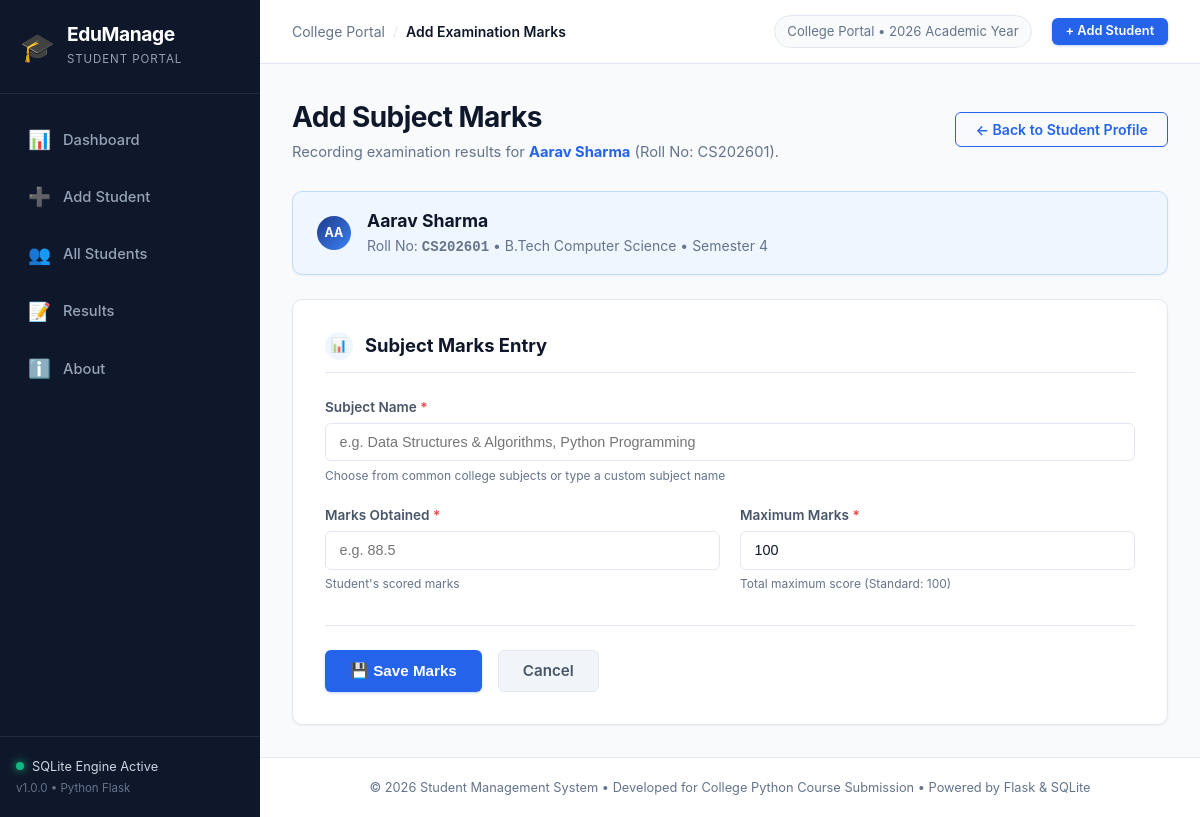
The page /student/1/marks/add on the database its author committed.
### tables this page shows
CREATE TABLE students (
        id INTEGER PRIMARY KEY AUTOINCREMENT,
        name TEXT NOT NULL,
        roll_number TEXT NOT NULL UNIQUE,
        email TEXT NOT NULL,
        phone TEXT NOT NULL,
        gender TEXT NOT NULL,
        dob TEXT NOT NULL,
        course TEXT NOT NULL,
        department TEXT NOT NULL,
        semester INTEGER NOT NULL,
        address TEXT NOT NULL,
        created_at TIMESTAMP DEFAULT CURRENT_TIMESTAMP
    );

### app.py (the view, shortened to what this page needs)
@app.route('/student/<int:id>/marks/add', methods=['GET', 'POST'])
def add_marks(id):
    conn = get_db_connection()
    cursor = conn.cursor()
    cursor.execute("SELECT * FROM students WHERE id = ?", (id,))
    student = cursor.fetchone()
    if student is None:
        conn.close()
        flash('Student record not found.', 'danger')
        return redirect(url_for('students'))
    conn.close()
    return render_template('add_marks.html', student=student)

### app.py (called while the page is built)
def get_db_connection():
    conn = sqlite3.connect(DATABASE)
    conn.row_factory = sqlite3.Row
    conn.execute("PRAGMA foreign_keys = ON")
    return conn

### templates/add_marks.html (shortened to what this page needs)
{% extends 'base.html' %}
{% block header_title %}Add Examination Marks{% endblock %}
{% block content %}
<div class="form-container">
    <div class="page-header">
        <div class="page-header-info">
            <h1 class="page-title">Add Subject Marks</h1>
            <p class="page-subtitle">Recording examination results for <strong class="text-primary">{{ student.name }}</strong> (Roll No: {{ student.roll_number }}).</p>
        </div>
        <div class="page-header-actions">
            <a href="{{ url_for('student_details', id=student.id) }}" class="btn btn-outline">
                <span>&larr; Back to Student Profile</span>
            </a>
        </div>
    </div>
    <div class="card mini-student-card">
        <div class="mini-student-info">
            <div class="avatar-circle">{{ student.name[:2]|upper }}</div>
            <div>
                <h4 style="margin: 0; font-size: 1.1rem;">{{ student.name }}</h4>
                <p style="margin: 0; font-size: 0.875rem; color: var(--text-muted);">
                    Roll No: <span class="font-mono font-bold">{{ student.roll_number }}</span> • {{ student.course }} • Semester {{ student.semester }}
                </p>
            </div>
        </div>
    </div>
    <div class="card form-card" style="margin-top: 1.5rem;">
        <form method="POST" action="{{ url_for('add_marks', id=student.id) }}" id="marksForm">
            <div class="form-section-title">
                <span class="section-number">📊</span>
                <h3>Subject Marks Entry</h3>
            </div>
            <div class="form-grid">
                <div class="form-group full-width">
                    <label for="subject" class="form-label required">Subject Name</label>
                    <input type="text" id="subject" name="subject" class="form-control" placeholder="e.g. Data Structures & Algorithms, Python Programming" list="commonSubjects" required>
                    <span class="field-hint">Choose from common college subjects or type a custom subject name</span>
                </div>
                <div class="form-group">
                    <label for="marks_obtained" class="form-label required">Marks Obtained</label>
                    <input type="number" step="0.5" min="0" max="100" id="marks_obtained" name="marks_obtained" class="form-control" placeholder="e.g. 88.5" required>
                    <span class="field-hint">Student's scored marks</span>
                </div>
                <div class="form-group">
                    <label for="max_marks" class="form-label required">Maximum Marks</label>
                    <input type="number" step="1" min="1" id="max_marks" name="max_marks" class="form-control" value="100" required>
                    <span class="field-hint">Total maximum score (Standard: 100)</span>
                </div>
            </div>
            <div class="form-actions">
                <button type="submit" class="btn btn-primary btn-lg">
                    <span>💾 Save Marks</span>
                </button>
                <a href="{{ url_for('student_details', id=student.id) }}" class="btn btn-secondary btn-lg">Cancel</a>
            </div>
        </form>
    </div>
</div>
{% endblock %}

### rows shown on the page
students: name "Aarav Sharma", roll_number "CS202601", name "AA", course "B.Tech Computer Science", semester "4"
